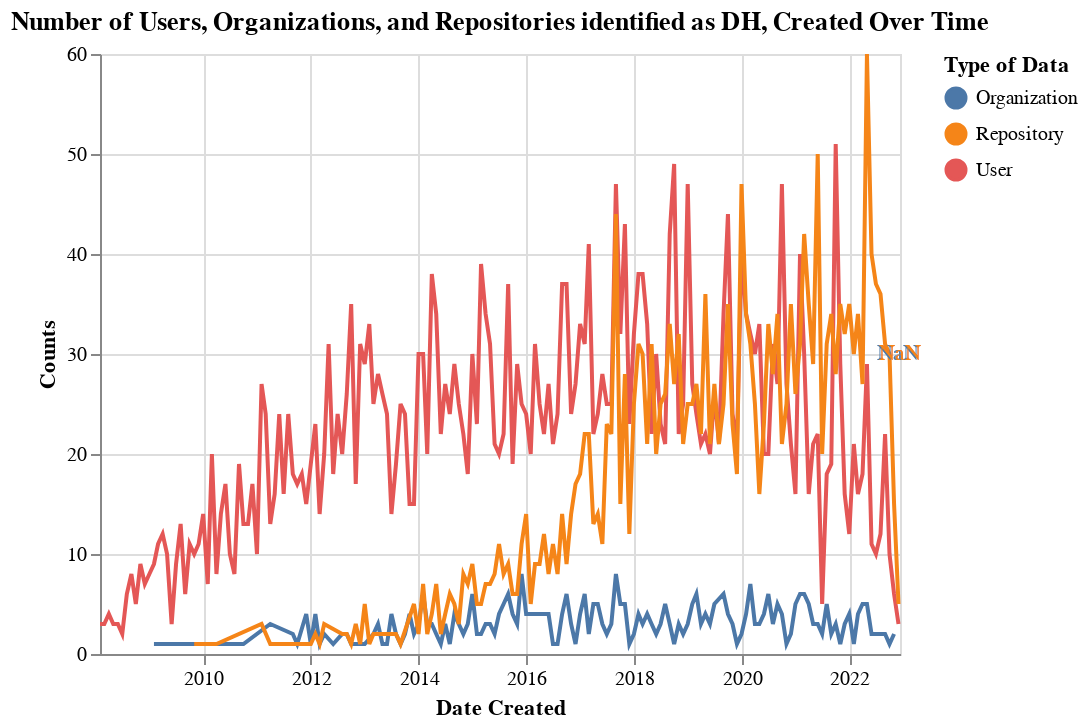

Source (notebook cell):
### Code cell
chart = alt.Chart(all_data).mark_line().encode(
    x=alt.X('yearmonth(created_at):T', title='Date Created', axis=alt.Axis(format='%Y')),
    y=alt.Y('count()', title='Counts'),
    color=alt.Color('data_type', title='Type of Data'),
    # text=alt.Text('total_counts', format=',d')
).properties(
    title='Number of Users, Organizations, and Repositories identified as DH, Created Over Time'
)

text = alt.Chart(all_data).mark_text().encode(
    x=alt.X('yearmonth(created_at):T', aggregate='max'),
    y=alt.Y('count()', aggregate='max'),
    text=alt.Text('total_counts:Q', format=',d'),
    color=alt.Color('data_type', title='Type of Data')
)
chart + text

### Figure 1 — Vega-Lite specification as saved in the notebook (floating-point values rounded to 4 significant figures; data arrays with more than 128 entries replaced by an {"elided": "..."} marker saying what was removed)
{"$schema": "https://vega.github.io/schema/vega-lite/v4.17.0.json", "config": {"view": {"continuousHeight": 300, "continuousWidth": 400}}, "data": {"name": "data-2f54e881bc19f1d5bec39ea148e3b542"}, "datasets": {"data-2f54e881bc19f1d5bec39ea148e3b542": {"elided": "6713 records"}}, "layer": [{"encoding": {"color": {"field": "data_type", "title": "Type of Data", "type": "nominal"}, "x": {"axis": {"format": "%Y"}, "field": "created_at", "timeUnit": "yearmonth", "title": "Date Created", "type": "temporal"}, "y": {"aggregate": "count", "title": "Counts", "type": "quantitative"}}, "mark": "line", "title": "Number of Users, Organizations, and Repositories identified as DH, Created Over Time"}, {"encoding": {"color": {"field": "data_type", "title": "Type of Data", "type": "nominal"}, "text": {"field": "total_counts", "format": ",d", "type": "quantitative"}, "x": {"aggregate": "max", "field": "created_at", "timeUnit": "yearmonth", "type": "temporal"}, "y": {"aggregate": "max", "type": "quantitative"}}, "mark": "text"}]}
